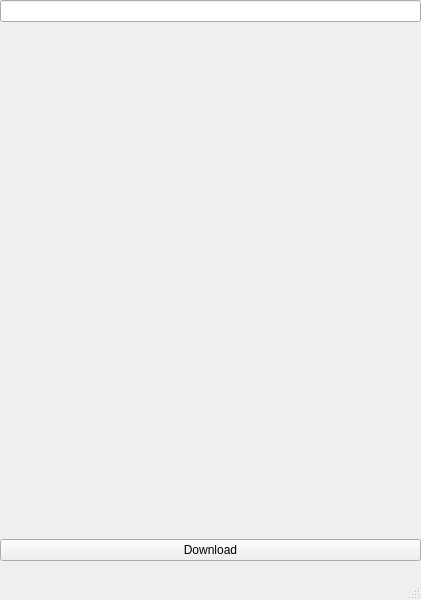
<?xml version="1.0" encoding="UTF-8"?>
<ui version="4.0">
 <class>MainWindow</class>
 <widget class="QMainWindow" name="MainWindow">
  <property name="geometry">
   <rect>
    <x>0</x>
    <y>0</y>
    <width>421</width>
    <height>600</height>
   </rect>
  </property>
  <property name="windowTitle">
   <string>loadUi(&quot;google_sheet_form.ui&quot;, self)</string>
  </property>
  <widget class="QWidget" name="centralwidget">
   <widget class="QWidget" name="verticalLayoutWidget">
    <property name="geometry">
     <rect>
      <x>0</x>
      <y>0</y>
      <width>421</width>
      <height>561</height>
     </rect>
    </property>
    <layout class="QVBoxLayout" name="verticalLayout">
     <item>
      <widget class="QLineEdit" name="youtube_url"/>
     </item>
     <item>
      <widget class="QLabel" name="preview">
       <property name="text">
        <string/>
       </property>
      </widget>
     </item>
     <item>
      <widget class="QPushButton" name="download_btn">
       <property name="text">
        <string>Download</string>
       </property>
      </widget>
     </item>
    </layout>
   </widget>
  </widget>
  <widget class="QMenuBar" name="menubar">
   <property name="geometry">
    <rect>
     <x>0</x>
     <y>0</y>
     <width>421</width>
     <height>21</height>
    </rect>
   </property>
  </widget>
  <widget class="QStatusBar" name="statusbar"/>
 </widget>
 <resources/>
 <connections/>
</ui>
